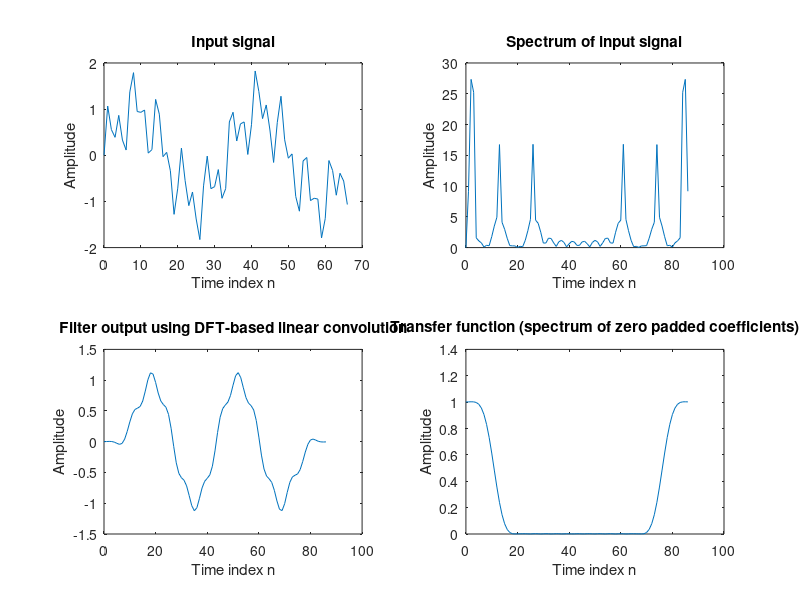

Here is the MATLAB script that generated this plot:
%conv_fast_filter.m
% Low-pass filter using DFT based linear convolution
% Version 14.8.03 /rch
%/* FIR-Filter spec: fs = 8000, fc = 1000, N = 21 */
h = [ 89 103 -0 -327 -761 -847 0 2033 4798 7225 8192 7225 4798 2033 0 -847 -761 -327 -0 103 89];
h = h/32767;              % Normalize 16 bit values
Lx = 67;                  % Length of input signal
nx = 0:Lx-1;
Omega=2*pi/Lx;
x1 = sin(2 * Omega * nx);     % peak at n=2 (pass region) 
x2 = 0.5*sin(20* Omega * nx); % peak at n=20(cutoff region) 
x3 = 0.5*sin(10* Omega * nx); % peak at n=20(transition region)
x = x1 + x2 + x3;         % superposition

subplot(2,2,1);
plot(nx,x);               % Display input signal
xlabel('Time index n'); ylabel('Amplitude');
title('Input signal');

L = length(h) + length(x) -1;
n = 0:L-1;

%Compute the DFTs
XE = fft(x,L);    % second parameter forces automatic zero padding
HE = fft(h,L);    % second parameter forces automatic zero padding
y = ifft(XE.*HE); % Calculate matrix product using transposed XE

subplot(2,2,2);
plot(n,abs(XE));  % Display spectrum of input signal 
xlabel('Time index n'); ylabel('Amplitude');
title('Spectrum of input signal');

subplot(2,2,4);
plot(n,abs(HE));  % Display transfer function
xlabel('Time index n'); ylabel('Amplitude');
title('Transfer function (spectrum of zero padded coefficients)');

subplot(2,2,3);
plot(n,real(y));  % Display real-part of ifft-result 
xlabel('Time index n'); ylabel('Amplitude');
title('Filter output using DFT-based linear convolution');


 
